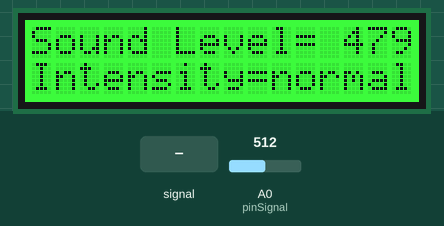
Simulated run of this sketch. Board: Arduino Uno, built with avr-gcc and run on an emulated ATmega328P. Parts: 16×2 character LCD. Inputs (shaded band) come from the test bench; at power-on: A0 (pinSignal) = 512. What the sketch prints to the serial monitor is not drawn.

Above: at 1.3 s.
1.4 s: A0 (pinSignal) fed a 200 Hz sine of ±460 counts around its level
At 2.03 s:
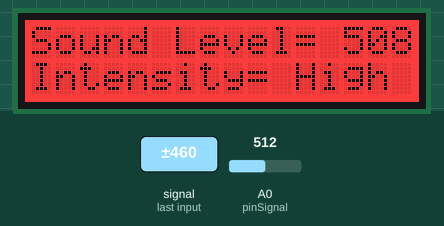
4.1 s: A0 (pinSignal) set to 716
At 4.61 s:
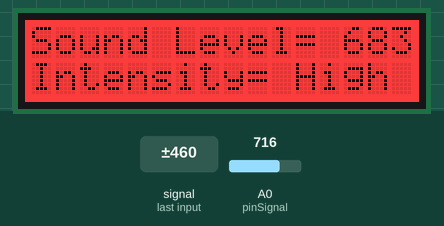
7.1 s: A0 (pinSignal) set to 0
At 7.56 s:
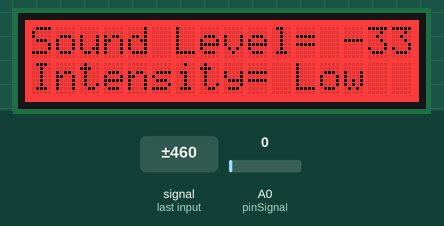
10.1 s: A0 (pinSignal) set to 122
At 10.51 s:
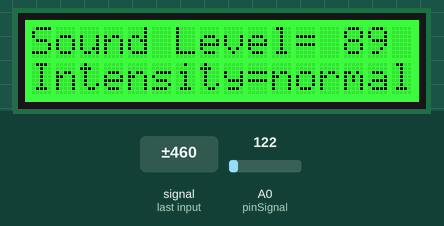
11.7 s: A0 (pinSignal) set to 139
At 11.99 s:
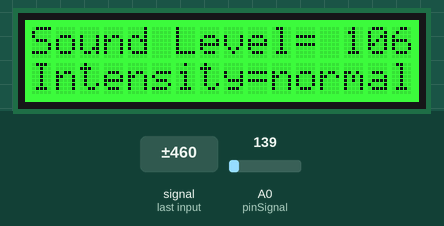
13.2 s: A0 (pinSignal) set to 900
At 13.48 s:
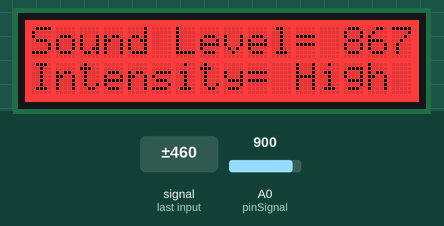
Timing chart, 0 to 16.2 s (numbered marks = the images above; inputs shaded):
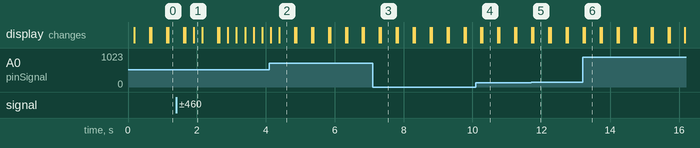

Measured:
- after the input at 1.4 s, the display: first differs from a run without the input after 0.27 s (image 1 shows a later state)
- after the input at 4.1 s, the display: first changes at once (image 2 shows a later state)
- after the input at 7.1 s, the display: first differs from a run without the input after 0.24 s (image 3)
- after the input at 10.1 s, the display: first differs from a run without the input after 0.19 s (image 4)
- after the input at 11.7 s, the display: first differs from a run without the input after 0.07 s (image 5)
- after the input at 13.2 s, the display: first differs from a run without the input after 0.06 s (image 6)
- what the display in image 2 shows lasts 0.4 s, from 4.4 s to 4.8 s

The sketch:

soundLevelProj.ino
```cpp
//We sourced some code from this website to get the sound meter working https://how2electronics.com/decibel-meter-using-sound-module-arduino/

#include <Wire.h>

#include "rgb_lcd.h"

rgb_lcd lcd;

int colorR = 0;
int colorG = 255;
int colorB = 0;

int num_Measure = 128 ; // Set the number of measurements
int pinSignal = A0; // pin connected to pin O module sound sensor
long Sound_signal;    // Store the value read Sound Sensor
long sum = 0 ; // Store the total value of n measurements
long level = 0 ; // Store the average value
int soundlow = 40;
int soundmedium = 500;

void setup()
{

    pinMode (pinSignal, INPUT); // Set the signal pin as input
  Serial.begin (9600);
  lcd.begin(16,2);
    // set up the LCD's number of columns and rows:
    lcd.begin(16, 2);

    lcd.setRGB(colorR, colorG, colorB);

    // Print a message to the LCD.


    delay(10);
}

void loop()
{
    for ( int i = 0 ; i <num_Measure; i ++)
  {
   Sound_signal = analogRead (pinSignal);
    sum =sum + Sound_signal;
  }

  level = sum / num_Measure; // Calculate the average value
  Serial.print("Sound Level: ");
  lcd.print("Sound Level= ");
  Serial.println (level-33);
  lcd.print(level-33);
  if(level-33<soundlow)
  {
    lcd.setCursor(0,2);
    lcd.print("Intensity= Low");
  }
  if(level-33>soundlow && level-33<soundmedium)
  {
    lcd.setCursor(0,2);
    lcd.print("Intensity=normal");
    int colorR = 0;
     int colorG = 255;
    int colorB = 0;
    lcd.setRGB(colorR, colorG, colorB);

  }
  if(level-33>soundmedium)
  {
    lcd.setCursor(0,2);
    lcd.print("Intensity= High");
    int colorR = 255;
     int colorG = 0;
    int colorB = 0;
    lcd.setRGB(colorR, colorG, colorB);
  }
  sum = 0 ; // Reset the sum of the measurement values
  delay(200);
  lcd.clear();
}//End of program
```
